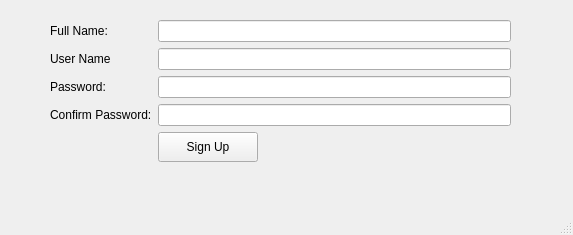
<?xml version="1.0" encoding="UTF-8"?>
<ui version="4.0">
 <class>MainWindow</class>
 <widget class="QMainWindow" name="MainWindow">
  <property name="geometry">
   <rect>
    <x>0</x>
    <y>0</y>
    <width>573</width>
    <height>235</height>
   </rect>
  </property>
  <property name="windowTitle">
   <string>MainWindow</string>
  </property>
  <widget class="QWidget" name="centralwidget">
   <widget class="QWidget" name="formLayoutWidget">
    <property name="geometry">
     <rect>
      <x>50</x>
      <y>20</y>
      <width>461</width>
      <height>161</height>
     </rect>
    </property>
    <layout class="QFormLayout" name="formLayout">
     <item row="0" column="0">
      <widget class="QLabel" name="fullNameLabel">
       <property name="text">
        <string>Full Name:</string>
       </property>
      </widget>
     </item>
     <item row="0" column="1">
      <widget class="QLineEdit" name="fullNameLineEdit"/>
     </item>
     <item row="1" column="0">
      <widget class="QLabel" name="userNameLabel">
       <property name="text">
        <string>User Name</string>
       </property>
      </widget>
     </item>
     <item row="1" column="1">
      <widget class="QLineEdit" name="userNameLineEdit"/>
     </item>
     <item row="2" column="0">
      <widget class="QLabel" name="passwordLabel">
       <property name="text">
        <string>Password:</string>
       </property>
      </widget>
     </item>
     <item row="2" column="1">
      <widget class="QLineEdit" name="passwordLineEdit">
       <property name="echoMode">
        <enum>QLineEdit::Password</enum>
       </property>
      </widget>
     </item>
     <item row="3" column="0">
      <widget class="QLabel" name="confirmPasswordLabel">
       <property name="text">
        <string>Confirm Password:</string>
       </property>
      </widget>
     </item>
     <item row="3" column="1">
      <widget class="QLineEdit" name="confirmPasswordLineEdit">
       <property name="echoMode">
        <enum>QLineEdit::Password</enum>
       </property>
      </widget>
     </item>
     <item row="4" column="1">
      <widget class="QPushButton" name="pushButton">
       <property name="minimumSize">
        <size>
         <width>100</width>
         <height>30</height>
        </size>
       </property>
       <property name="maximumSize">
        <size>
         <width>100</width>
         <height>30</height>
        </size>
       </property>
       <property name="text">
        <string>Sign Up</string>
       </property>
      </widget>
     </item>
    </layout>
   </widget>
  </widget>
  <widget class="QMenuBar" name="menubar">
   <property name="geometry">
    <rect>
     <x>0</x>
     <y>0</y>
     <width>573</width>
     <height>26</height>
    </rect>
   </property>
  </widget>
  <widget class="QStatusBar" name="statusbar"/>
 </widget>
 <resources/>
 <connections/>
</ui>
